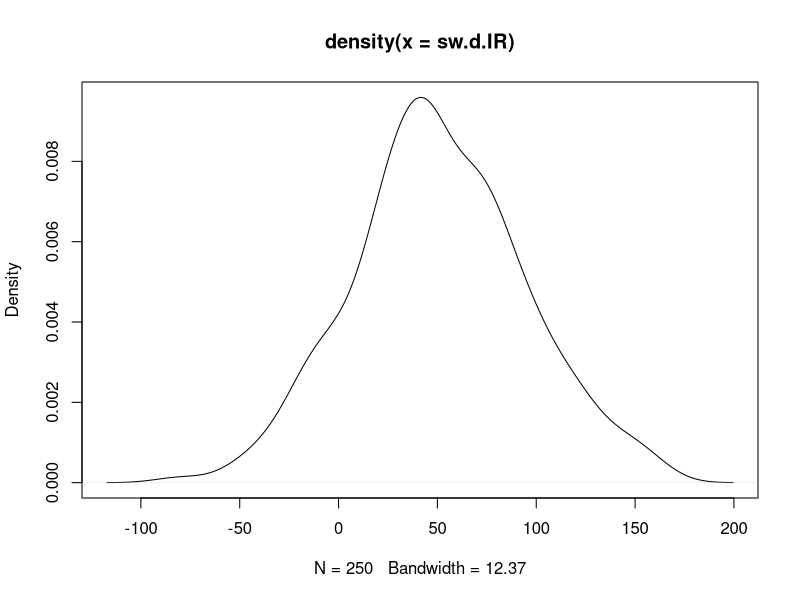
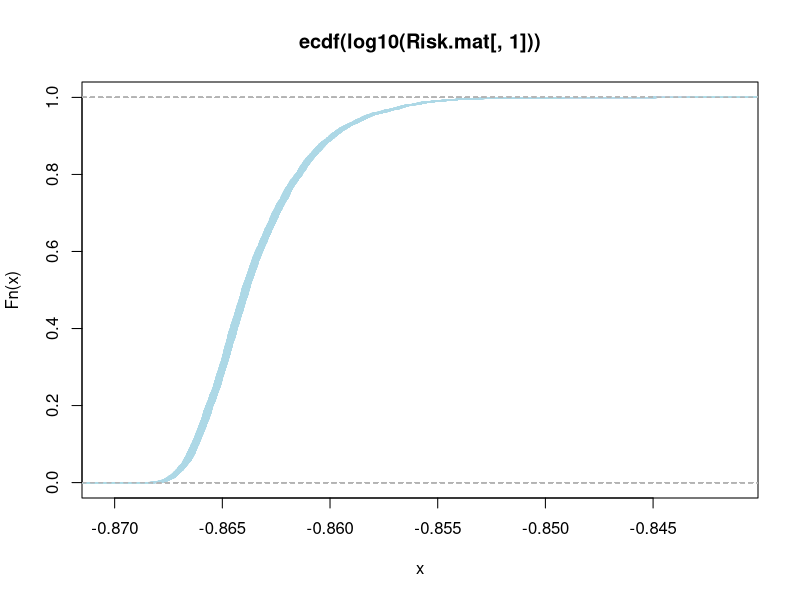

Generate these figures, in order, with R: (Note: this script raises an error after producing the figures.)
## ---- chunk 1
# A 2-D Monte Carlo simulation for the daily microbial exposure from drinking
# water consumption, swimming in surface water, and shellfish consumption
# for Example 6.18 from Quantitative Microbial Risk Assessment, 2nd Edition
# by Charles N. Haas, Joan B. Rose, and Charles P. Gerba. (Wiley, 2014).

# Copyright (c) Jane Pouzou
# License: CC BY-SA 4.0 - https://creativecommons.org/licenses/by-sa/4.0/

# ---------------------------------------------------------------------
# Clear workspace
# ---------------------------------------------------------------------

# Clear the workspace, unless you are running in knitr context.
if (!isTRUE(getOption('knitr.in.progress'))) {
    closeAllConnections()
    rm(list = ls())
}

# ---------------------------------------------------------------------
# Set options
# ---------------------------------------------------------------------

# Set display options for use with the print() function.
options(digits = 5)

# ---------------------------------------------------------------------
# Define variables
# ---------------------------------------------------------------------

# Define the deterministic factors.
shell.viral.load <- 1
dw.viral.load <- 0.001
shell.cons <- 0.135
sw.viral.load <- 0.01
sw.frequency <- 7
seed <- 1

# Define a function to calculate risk.
Risk.fcn <- function(shell.vl, shell.cons, water.cons.L, dw.vl, sw.vl,
                     sw.daily.IR, sw.duration, sw.frequency) {
    ((shell.vl * shell.cons) + (water.cons.L * dw.vl) +
       ((sw.vl * (sw.daily.IR * sw.duration * sw.frequency)) / 365 / 1000))
}

# Define an empty matric to hold the simulation results.
Risk.mat <- matrix(as.numeric(NA), nrow = 5000, ncol = 250)

# ---------------------------------------------------------------------
# Perform a 2-D Monte Carlo simulation
# ---------------------------------------------------------------------

# Generate 250 random samples from a normal distribution to estimate 
# ingestion rate (IR) in mL of surface water. The standard deviation 
# value of 45 used here is a fictitious example.
set.seed(seed)
sw.d.IR <- rnorm(250, mean = 50, sd = 45)

# Plot the kernel density estimates for surface water.
plot(density(sw.d.IR))

# Run 250 iterations of a 5000-sample simulation.
for (i in 1:250) {
    # Generate 5000 random samples from a log-normal distribution to estimate 
    # exposure from consumption of drinking water (ml/day). Divide by 1000 
    # mL/L to get consumption in liters/day.  Values for meanlog and sdlog 
    # are from the QMRA textbook (Haas et al. 2014), page 216, Table 6.30.
    set.seed(seed)
    water.cons.L <- rlnorm(n = 5000, meanlog = 7.49, sdlog = 0.407) / 1000
    
    # Plot the kernel density estimates for drinking water.
    #plot(density(water.cons.L))  # Uncomment this if you want to see these.
    
    # Sample 5000 times from a discrete distribution of swim duration with 
    # assigned probabilities of each outcome. These values are hypothetical 
    # and are not found in the text, but are defined here to provide an 
    # example of sampling from a discrete distribution.
    set.seed(seed)
    swim.duration <- sample(x = c(0.5, 1, 2, 2.6), size = 5000, 
                            replace = TRUE, prob = c(0.1, 0.1, 0.2, 0.6))
    
    # Compute 5000 daily dose simulations and store as a vector in a matrix.
    Risk.mat[,i] <- sapply(1:5000, function(j) 
        # Define a function to calculate microbial exposure risk.
        Risk.fcn(water.cons.L = water.cons.L[j],
                 sw.duration = swim.duration[j],
                 shell.vl = shell.viral.load,
                 dw.vl = dw.viral.load,
                 shell.cons = shell.cons,
                 sw.vl = sw.viral.load,
                 sw.daily.IR = sw.d.IR[i],
                 sw.frequency = sw.frequency))
}

# Plot the empirical cumulative distribution for the first iteration.
plot(ecdf(log10(Risk.mat[, 1])))

# Plot empirical cumulative distributions of additional iterations in blue.
for (j in 2:250) {
    plot(ecdf(log10(Risk.mat[, j])), col = "lightblue", add = TRUE)
}

# ---------------------------------------------------------------------
# Repeat the simulation with mc2d
# ---------------------------------------------------------------------

# There are multiple ways to run the 2D simulation depending on the 
# desired output. We will use mc() and mcmodelcut() from the mc2d package.

# Define a function to conditionally install and load a package.
load.pkg <- function(pkg) {
    if (! suppressWarnings(require(pkg, character.only = TRUE)) ) {
        install.packages(pkg, repos = 'http://cran.r-project.org')
        library(pkg, character.only = TRUE, quietly = TRUE)
    }
}

# Load required packages, installing first if necessary.
suppressMessages(load.pkg("mc2d"))
suppressMessages(load.pkg("PBSmodelling"))  # For unpackList()
# Or use library() and take your chances...

# Set the number of simulations in the variability dimension.
ndvar(5000)

# Set the number of simulations in the uncertainty dimension. 
ndunc(250)

# Define a function to create mcnode objects given probability distributions.
create_mcnode_objects <- function() {
    # Evaluate all the 0, V and U nodes.
    
    # Values from Example 6.18 from Quantitative Microbial Risk Assessment, 
    # 2nd Edition by Charles N. Haas, Joan B. Rose, and Charles P. Gerba. 
    # (Wiley, 2014), p. 215. Other values (some fictitious) are noted below.
    shell.vl <- mcstoc(runif, type = "V", min = 1, max = 1)
    dw.vl <- mcstoc(runif, type = "V", min = 0.001, max = 0.001)
    shell.cons <- mcstoc(runif, type = "V", min = 0.135, max = 0.135)
    sw.vl <- mcstoc(runif, type = "V", min = 0.01, max = 0.01)
    sw.frequency <- mcstoc(runif, type = "V", min = 7, max = 7)
    
    # The standard deviation value of 45 used here is a fictitious example.
    sw.daily.IR <- mcstoc(rnorm, type = "U", mean = 50, sd = 45, 
                          seed = seed, rtrunc = TRUE, linf = 0)
    
    # Values for meanlog and sdlog are from (Haas, et al. 2014) page 216.
    water.cons.L <- mcstoc(rlnorm, type = "V", meanlog = 7.49, 
                           sdlog = 0.407, seed = seed) / 1000
    
    # The discrete distribution used here is a fictitious example.
    sw.duration <- mcstoc(rempiricalD, type = "V", 
                          values = c(0.5, 1, 2, 2.6), 
                          prob = c(0.1, 0.1, 0.2, 0.6))
    
    return(list(shell.vl = shell.vl, dw.vl = dw.vl, shell.cons = shell.cons, 
                sw.vl = sw.vl, sw.frequency = sw.frequency, 
                sw.daily.IR = sw.daily.IR, water.cons.L = water.cons.L, 
                sw.duration = sw.duration))
}

# Define a function to calculate the estimated risk using mcnode objects.
calc_dose <- function(mc.obj) {
    (mc.obj$shell.vl * mc.obj$shell.cons) + 
    (mc.obj$water.cons.L * mc.obj$dw.vl) + 
    ((mc.obj$sw.vl * 
          (mc.obj$sw.daily.IR * mc.obj$sw.duration * mc.obj$sw.frequency)
      ) / 365 / 1000)
}

# Create a Monte Carlo object from estimated risk using mcnode objects.
dose1 <- mc(calc_dose(create_mcnode_objects()))

# Plot the Monte Carlo object.
plot(dose1)

# Build a mcmodelcut object that can be sent to evalmccut for evaluation.
o <- capture.output(dosemccut <- mcmodelcut({
    # ------------
    # First block:
    # ------------
    # Evaluate all the 0, V and U nodes.
    {
        unpackList(create_mcnode_objects())
    }
    # -------------
    # Second block:
    # -------------
    # Evaluate all the VU nodes.
    # Leads to the mc object.
    {
        dose2 <- calc_dose(create_mcnode_objects())
        dosemod <- mc(shell.vl, shell.cons, water.cons.L, dw.vl, sw.vl,
                      sw.daily.IR, sw.duration, sw.frequency, dose2)
    }
    # ------------
    # Third block:
    # ------------
    # Leads to a list of statistics: summary, plot, tornado
    # or any function leading to a vector (et), a list (minmax),
    # a matrix or a data.frame (summary)
    {
        list(sum = summary(dosemod), plot = plot(dosemod, draw = FALSE),
             minmax = lapply(dosemod, range))
    }
}))

# Evaluate the 2-D Monte Carlo model using a loop on the uncertainty dimension.
# Capture the text output (a progress bar) to "o" to save space in the report.
o <- capture.output(
    x <- evalmccut(dosemccut, nsv = 5000, nsu = 250, seed = seed))
print(o)
summary(x)
plot(x)
